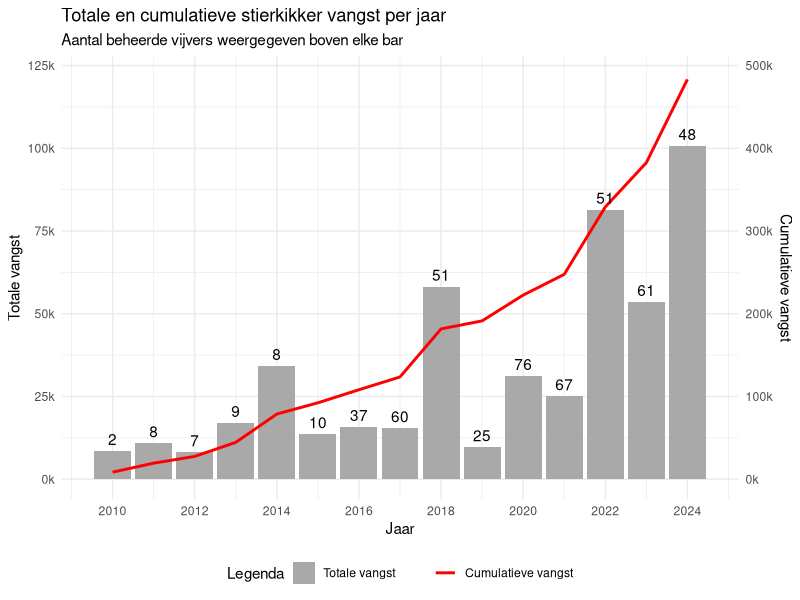
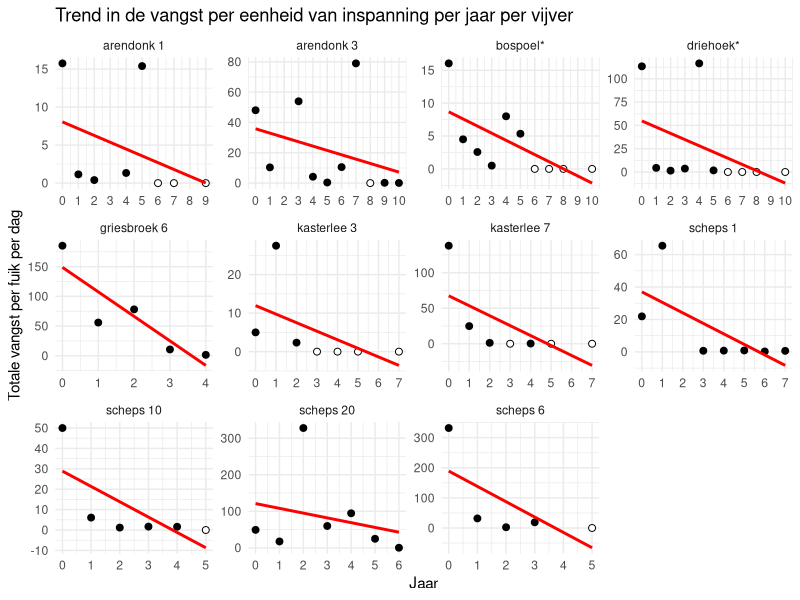
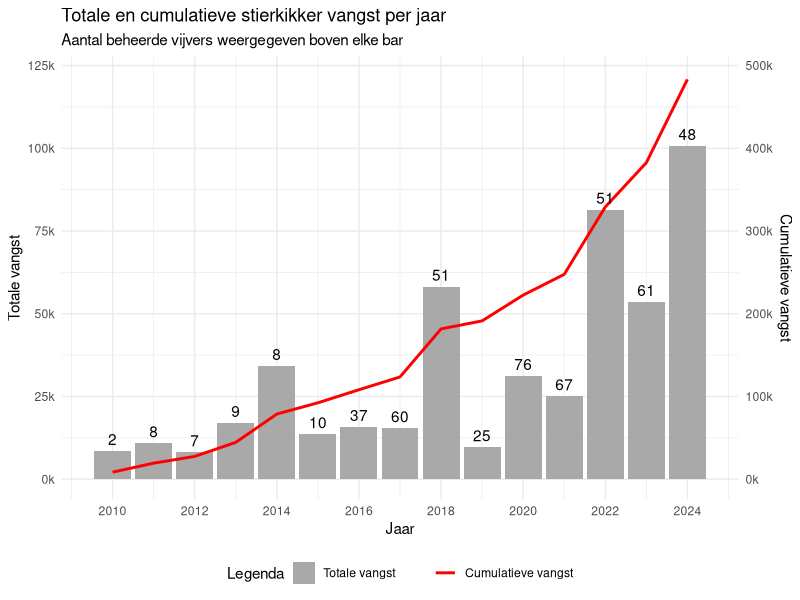
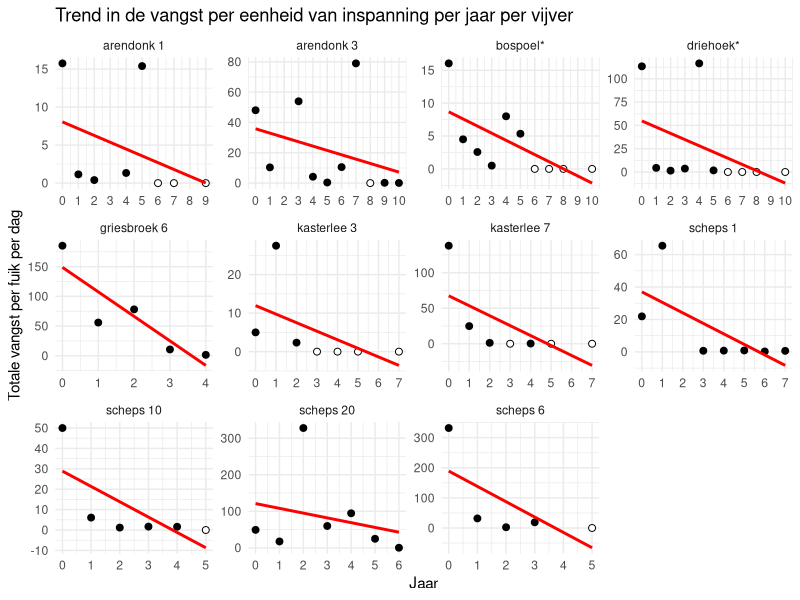

Write R code to recreate these figures, in order.
## ---- chunk 1
library(tidyverse)
## ---- chunk 2
afvangsten_per_fuik_combined <- read_csv("interim/afvangsten_per_fuik_combined.csv")
## ---- chunk 3
afvangsten_per_fuik_combined %>%
  group_by(Jaar) %>%
  summarise(totaal_vangst = sum(totaal_fuik, na.rm = TRUE),
            aantal_vijvers = n_distinct(locationID)) %>%
  ungroup() %>% 
  mutate(cum_vangst = cumsum(totaal_vangst)) %>% 
  ggplot(aes(x = Jaar, y = totaal_vangst)) +
  geom_bar(aes(fill = "Totale vangst"), 
           stat = "identity") +
  geom_line(aes(y = cum_vangst/4, color = "Cumulatieve vangst"),
            linewidth = 1) +
  geom_text(aes(y = totaal_vangst, label = aantal_vijvers), vjust = -0.5)  +
  scale_y_continuous(
    name = "Totale vangst",
    labels = function(x) paste0(x/1000, "k"),
    sec.axis = sec_axis(~.*4, 
                        name = "Cumulatieve vangst", 
                        labels = function(x) paste0(x/1000, "k"),
                        breaks = seq(0, 500000, by = 100000))
  ) +
  scale_x_continuous(
    limits = c(2009.5, 2024.5),
    breaks = seq(2010, 2024, by = 2)
  ) +
  scale_fill_manual(values = c("Totale vangst" = "darkgrey"), 
                    name = "Legenda") + # Naam van de legenda instellen
  scale_color_manual(values = c("Cumulatieve vangst" = "red"),
                     name = "") + # Naam van de legenda instellen
  theme_minimal() +
  theme(legend.position = "bottom", # Legenda onder de grafiek
        legend.title = element_text(hjust = 0.5)) + # Centraal uitlijnen van de legendatitel
  labs(title = "Totale en cumulatieve stierkikker vangst per jaar",
       subtitle = "Aantal beheerde vijvers weergegeven boven elke bar") +
  guides(fill = guide_legend(order = 1), # Volgorde van de legenda items
         color = guide_legend(order = 2)) # Volgorde van de legenda items

  ggsave("./interim/figuren_ravon_artikel/2025/afvangsten_per_fuik_combined.png", width = 10, height = 6, units = "in")
## ---- chunk 4
locs <- afvangsten_per_fuik_combined %>% 
  distinct(locationID, Locatie) %>% 
  filter(!is.na(Locatie))

temp <- afvangsten_per_fuik_combined %>%
  filter(!is.na(locationID)) %>%
  group_by(locationID) %>% 
  mutate(jaren = n_distinct(Jaar)) %>% 
  filter(jaren >= 5) %>%
  mutate(jaar = Jaar - min(Jaar)) %>% 
  group_by(locationID, jaar) %>%
  summarise(totale_vangst = sum(totaal_fuik, na.rm = TRUE),
            totale_inspanning = n(),
            cpue = totale_vangst/totale_inspanning,
            mean_vangst = mean(totaal_fuik, na.rm = TRUE),
            se_vangst = sd(totaal_fuik, na.rm = TRUE) / sqrt(totale_inspanning)) %>%
  ungroup() %>% 
  left_join(locs, by = "locationID") %>% 
  filter(!grepl("nijlen", Locatie, ignore.case = TRUE)) 

# Filter ponds that have a cpue of at least 5 in jaar 0
broedpoelen <- temp %>% 
  filter(jaar == 0 & cpue >= 5)

temp <- temp %>% 
  filter(locationID %in% broedpoelen$locationID)

temp %>%
  mutate(Locatie = case_when(Locatie == "bospoel" ~ "bospoel*",
                             Locatie == "driehoek" ~ "driehoek*",
                             TRUE ~ Locatie)) %>%
  ggplot(aes(x = jaar, y = cpue)) +
  geom_point(aes(fill = cpue == 0), shape = 21, size = 2, stroke = 0.5) + # Gebruik shape 21 voor gevulde cirkels met rand
  scale_fill_manual(values = c("TRUE" = "white", "FALSE" = "black"), guide = FALSE) +
  geom_smooth(method = "lm", se = FALSE, color = "red") +
  facet_wrap(~Locatie, scales = "free") +
  scale_x_continuous(breaks = function(x) seq(ceiling(min(x)), floor(max(x)), by = 1)) + # Alleen hele getallen op x-as
  labs(
    title = "Trend in de vangst per eenheid van inspanning per jaar per vijver",
    x = "Jaar",
    y = "Totale vangst per fuik per dag"
  ) +
  theme_minimal() # Voor een schonere look


  ggsave("./interim/figuren_ravon_artikel/2025/Trend_VPEI_jaar_vijver.png", width = 10, height = 6, units = "in")

summary(temp$jaren)

richtingscoefficienten <- temp %>%
  group_by(Locatie) %>%
  summarise(
    richtingscoefficient = coef(lm(cpue ~ jaar))[2] # Helling berekenen
  ) %>%
  ungroup() 

mean(richtingscoefficienten$richtingscoefficient, na.rm = TRUE)
sd(richtingscoefficienten$richtingscoefficient, na.rm = TRUE)/sqrt(nrow(richtingscoefficienten))
